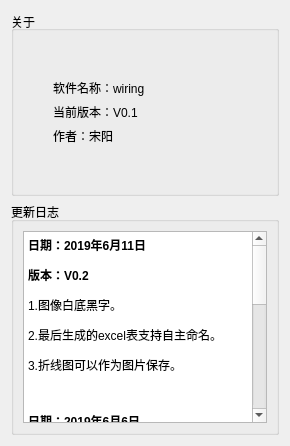
<?xml version="1.0" encoding="UTF-8"?>
<ui version="4.0">
 <class>Dialog</class>
 <widget class="QDialog" name="Dialog">
  <property name="windowModality">
   <enum>Qt::NonModal</enum>
  </property>
  <property name="geometry">
   <rect>
    <x>0</x>
    <y>0</y>
    <width>290</width>
    <height>446</height>
   </rect>
  </property>
  <property name="sizePolicy">
   <sizepolicy hsizetype="Preferred" vsizetype="Preferred">
    <horstretch>0</horstretch>
    <verstretch>0</verstretch>
   </sizepolicy>
  </property>
  <property name="minimumSize">
   <size>
    <width>290</width>
    <height>446</height>
   </size>
  </property>
  <property name="maximumSize">
   <size>
    <width>290</width>
    <height>446</height>
   </size>
  </property>
  <property name="focusPolicy">
   <enum>Qt::NoFocus</enum>
  </property>
  <property name="windowTitle">
   <string>更新日志</string>
  </property>
  <property name="sizeGripEnabled">
   <bool>false</bool>
  </property>
  <property name="modal">
   <bool>false</bool>
  </property>
  <layout class="QVBoxLayout" name="verticalLayout" stretch="1,0">
   <item>
    <widget class="QGroupBox" name="groupBox">
     <property name="title">
      <string>关于</string>
     </property>
     <property name="alignment">
      <set>Qt::AlignLeading|Qt::AlignLeft|Qt::AlignVCenter</set>
     </property>
     <layout class="QVBoxLayout" name="verticalLayout_2">
      <item>
       <spacer name="verticalSpacer_2">
        <property name="orientation">
         <enum>Qt::Vertical</enum>
        </property>
        <property name="sizeHint" stdset="0">
         <size>
          <width>20</width>
          <height>40</height>
         </size>
        </property>
       </spacer>
      </item>
      <item>
       <widget class="QLabel" name="app_name">
        <property name="sizePolicy">
         <sizepolicy hsizetype="Preferred" vsizetype="Fixed">
          <horstretch>0</horstretch>
          <verstretch>0</verstretch>
         </sizepolicy>
        </property>
        <property name="text">
         <string>软件名称：wiring</string>
        </property>
        <property name="indent">
         <number>30</number>
        </property>
       </widget>
      </item>
      <item>
       <widget class="QLabel" name="version_code">
        <property name="enabled">
         <bool>true</bool>
        </property>
        <property name="sizePolicy">
         <sizepolicy hsizetype="MinimumExpanding" vsizetype="Fixed">
          <horstretch>0</horstretch>
          <verstretch>0</verstretch>
         </sizepolicy>
        </property>
        <property name="cursor">
         <cursorShape>ArrowCursor</cursorShape>
        </property>
        <property name="layoutDirection">
         <enum>Qt::LeftToRight</enum>
        </property>
        <property name="text">
         <string>当前版本：V0.1</string>
        </property>
        <property name="alignment">
         <set>Qt::AlignLeading|Qt::AlignLeft|Qt::AlignVCenter</set>
        </property>
        <property name="margin">
         <number>0</number>
        </property>
        <property name="indent">
         <number>30</number>
        </property>
       </widget>
      </item>
      <item>
       <widget class="QLabel" name="label_2">
        <property name="sizePolicy">
         <sizepolicy hsizetype="Preferred" vsizetype="Fixed">
          <horstretch>0</horstretch>
          <verstretch>0</verstretch>
         </sizepolicy>
        </property>
        <property name="text">
         <string>作者：宋阳</string>
        </property>
        <property name="indent">
         <number>30</number>
        </property>
       </widget>
      </item>
      <item>
       <spacer name="verticalSpacer">
        <property name="orientation">
         <enum>Qt::Vertical</enum>
        </property>
        <property name="sizeHint" stdset="0">
         <size>
          <width>20</width>
          <height>40</height>
         </size>
        </property>
       </spacer>
      </item>
     </layout>
    </widget>
   </item>
   <item>
    <widget class="QGroupBox" name="groupBox_2">
     <property name="title">
      <string>更新日志</string>
     </property>
     <layout class="QVBoxLayout" name="verticalLayout_3">
      <item>
       <widget class="QTextBrowser" name="textBrowser">
        <property name="html">
         <string>&lt;!DOCTYPE HTML PUBLIC &quot;-//W3C//DTD HTML 4.0//EN&quot; &quot;http://www.w3.org/TR/REC-html40/strict.dtd&quot;&gt;
&lt;html&gt;&lt;head&gt;&lt;meta name=&quot;qrichtext&quot; content=&quot;1&quot; /&gt;&lt;style type=&quot;text/css&quot;&gt;
p, li { white-space: pre-wrap; }
&lt;/style&gt;&lt;/head&gt;&lt;body style=&quot; font-family:'SimSun'; font-size:9pt; font-weight:400; font-style:normal;&quot;&gt;
&lt;p style=&quot; margin-top:12px; margin-bottom:12px; margin-left:0px; margin-right:0px; -qt-block-indent:0; text-indent:0px;&quot;&gt;&lt;span style=&quot; font-weight:600;&quot;&gt;日期：2019年6月11日 &lt;/span&gt;&lt;/p&gt;
&lt;p style=&quot; margin-top:12px; margin-bottom:12px; margin-left:0px; margin-right:0px; -qt-block-indent:0; text-indent:0px;&quot;&gt;&lt;span style=&quot; font-weight:600;&quot;&gt;版本：V0.2&lt;/span&gt;&lt;/p&gt;
&lt;p style=&quot; margin-top:12px; margin-bottom:12px; margin-left:0px; margin-right:0px; -qt-block-indent:0; text-indent:0px;&quot;&gt;1.图像白底黑字。&lt;/p&gt;
&lt;p style=&quot; margin-top:12px; margin-bottom:12px; margin-left:0px; margin-right:0px; -qt-block-indent:0; text-indent:0px;&quot;&gt;2.最后生成的excel表支持自主命名。&lt;/p&gt;
&lt;p style=&quot; margin-top:12px; margin-bottom:12px; margin-left:0px; margin-right:0px; -qt-block-indent:0; text-indent:0px;&quot;&gt;3.折线图可以作为图片保存。&lt;/p&gt;
&lt;p style=&quot;-qt-paragraph-type:empty; margin-top:12px; margin-bottom:12px; margin-left:0px; margin-right:0px; -qt-block-indent:0; text-indent:0px;&quot;&gt;&lt;br /&gt;&lt;/p&gt;
&lt;p style=&quot; margin-top:12px; margin-bottom:12px; margin-left:0px; margin-right:0px; -qt-block-indent:0; text-indent:0px;&quot;&gt;&lt;span style=&quot; font-weight:600;&quot;&gt;日期：2019年6月6日 &lt;/span&gt;&lt;/p&gt;
&lt;p style=&quot; margin-top:12px; margin-bottom:12px; margin-left:0px; margin-right:0px; -qt-block-indent:0; text-indent:0px;&quot;&gt;&lt;span style=&quot; font-weight:600;&quot;&gt;版本：V0.1&lt;/span&gt;&lt;/p&gt;
&lt;p style=&quot; margin-top:12px; margin-bottom:12px; margin-left:0px; margin-right:0px; -qt-block-indent:0; text-indent:0px;&quot;&gt;&lt;span style=&quot; font-family:'宋体';&quot;&gt;1.通过按钮设置串口的开闭，控制数据的采集。&lt;/span&gt;&lt;/p&gt;
&lt;p style=&quot; margin-top:12px; margin-bottom:12px; margin-left:0px; margin-right:0px; -qt-block-indent:0; text-indent:0px;&quot;&gt;&lt;span style=&quot; font-family:'宋体';&quot;&gt;2.串口采集的到三组数据力，气压和位移，两两实时绘图。例如，通过串口采集到的力和气压的值，实时绘制力-气压曲线，直到本次测试结束。&lt;/span&gt;&lt;/p&gt;
&lt;p style=&quot; margin-top:12px; margin-bottom:12px; margin-left:0px; margin-right:0px; -qt-block-indent:0; text-indent:0px;&quot;&gt;&lt;span style=&quot; font-family:'宋体';&quot;&gt;3.串口采集数据的速度比较快，平均2.5ms采集一个数，绘制曲线过程中如果有卡顿，可以选择没间隔几个点绘图。&lt;/span&gt;&lt;/p&gt;
&lt;p style=&quot; margin-top:12px; margin-bottom:12px; margin-left:0px; margin-right:0px; -qt-block-indent:0; text-indent:0px;&quot;&gt;&lt;span style=&quot; font-family:'宋体';&quot;&gt;4.绘图的同时，将采集的数据保存在excel中（excel中的数据是完整数据）&lt;/span&gt;&lt;/p&gt;
&lt;p style=&quot; margin-top:12px; margin-bottom:12px; margin-left:0px; margin-right:0px; -qt-block-indent:0; text-indent:0px;&quot;&gt;&lt;span style=&quot; font-family:'宋体';&quot;&gt;5.采集过程中，可以随时暂停查看图形，查看完毕以后继续显示图形。 &lt;/span&gt;&lt;/p&gt;&lt;/body&gt;&lt;/html&gt;</string>
        </property>
       </widget>
      </item>
     </layout>
    </widget>
   </item>
  </layout>
 </widget>
 <resources>
  <include location="../../res/res.qrc"/>
 </resources>
 <connections/>
</ui>
